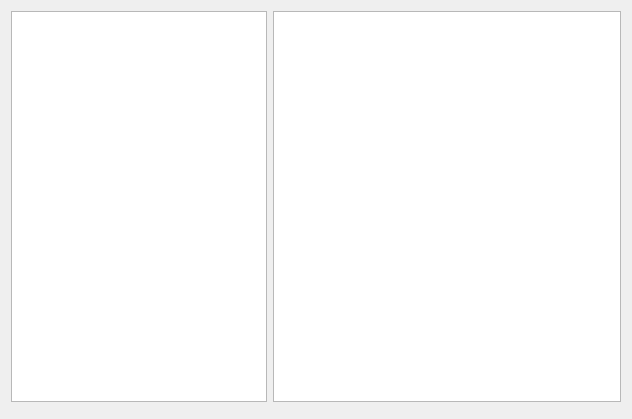
<?xml version="1.0" encoding="UTF-8"?>
<ui version="4.0">
 <class>lds_chartDialog</class>
 <widget class="QDialog" name="lds_chartDialog">
  <property name="geometry">
   <rect>
    <x>0</x>
    <y>0</y>
    <width>632</width>
    <height>419</height>
   </rect>
  </property>
  <property name="windowTitle">
   <string>Dialog</string>
  </property>
  <layout class="QVBoxLayout" name="verticalLayout_3">
   <item>
    <layout class="QHBoxLayout" name="horizontalLayout" stretch="0,1">
     <item>
      <widget class="QTableView" name="tableView_3"/>
     </item>
     <item>
      <widget class="QStackedWidget" name="stackedWidget">
       <property name="currentIndex">
        <number>0</number>
       </property>
       <widget class="QWidget" name="page">
        <layout class="QVBoxLayout" name="verticalLayout_2">
         <property name="spacing">
          <number>0</number>
         </property>
         <property name="leftMargin">
          <number>0</number>
         </property>
         <property name="topMargin">
          <number>0</number>
         </property>
         <property name="rightMargin">
          <number>0</number>
         </property>
         <property name="bottomMargin">
          <number>0</number>
         </property>
         <item>
          <widget class="lds_chart_pieview" name="tableView"/>
         </item>
        </layout>
       </widget>
       <widget class="QWidget" name="page_2">
        <layout class="QVBoxLayout" name="verticalLayout">
         <property name="spacing">
          <number>0</number>
         </property>
         <property name="leftMargin">
          <number>0</number>
         </property>
         <property name="topMargin">
          <number>0</number>
         </property>
         <property name="rightMargin">
          <number>0</number>
         </property>
         <property name="bottomMargin">
          <number>0</number>
         </property>
         <item>
          <widget class="lds_chart_barview" name="tableView_2"/>
         </item>
        </layout>
       </widget>
      </widget>
     </item>
    </layout>
   </item>
   <item>
    <widget class="lds_toolbar" name="widget" native="true"/>
   </item>
  </layout>
 </widget>
 <customwidgets>
  <customwidget>
   <class>lds_toolbar</class>
   <extends>QFrame</extends>
   <header>lds_toolbar.h</header>
   <container>1</container>
  </customwidget>
  <customwidget>
   <class>lds_chart_barview</class>
   <extends>QTableView</extends>
   <header>lds_chart_barview.h</header>
  </customwidget>
  <customwidget>
   <class>lds_chart_pieview</class>
   <extends>QTableView</extends>
   <header>lds_chart_pieview.h</header>
  </customwidget>
 </customwidgets>
 <resources/>
 <connections/>
</ui>
